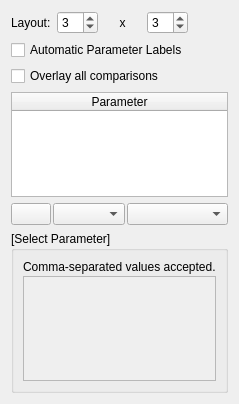
<?xml version="1.0" encoding="UTF-8"?>
<ui version="4.0">
 <class>pqComparativeVisPanel</class>
 <widget class="QWidget" name="pqComparativeVisPanel">
  <property name="geometry">
   <rect>
    <x>0</x>
    <y>0</y>
    <width>237</width>
    <height>404</height>
   </rect>
  </property>
  <property name="windowTitle">
   <string>Form</string>
  </property>
  <layout class="QGridLayout" name="gridLayout_2">
   <item row="0" column="0">
    <widget class="QLabel" name="label">
     <property name="text">
      <string>Layout:</string>
     </property>
    </widget>
   </item>
   <item row="0" column="1">
    <widget class="pqSpinBox" name="layoutX">
     <property name="value">
      <number>3</number>
     </property>
    </widget>
   </item>
   <item row="0" column="2">
    <widget class="QLabel" name="label_2">
     <property name="text">
      <string>x</string>
     </property>
     <property name="alignment">
      <set>Qt::AlignCenter</set>
     </property>
    </widget>
   </item>
   <item row="0" column="3">
    <widget class="pqSpinBox" name="layoutY">
     <property name="value">
      <number>3</number>
     </property>
    </widget>
   </item>
   <item row="0" column="4">
    <spacer name="horizontalSpacer">
     <property name="orientation">
      <enum>Qt::Horizontal</enum>
     </property>
     <property name="sizeHint" stdset="0">
      <size>
       <width>40</width>
       <height>20</height>
      </size>
     </property>
    </spacer>
   </item>
   <item row="1" column="0" colspan="4">
    <widget class="QCheckBox" name="showParameterLabels">
     <property name="text">
      <string>Automatic Parameter Labels</string>
     </property>
    </widget>
   </item>
   <item row="3" column="0" colspan="5">
    <widget class="QTableWidget" name="activeParameters">
     <property name="editTriggers">
      <set>QAbstractItemView::NoEditTriggers</set>
     </property>
     <property name="selectionMode">
      <enum>QAbstractItemView::SingleSelection</enum>
     </property>
     <property name="selectionBehavior">
      <enum>QAbstractItemView::SelectRows</enum>
     </property>
     <property name="cornerButtonEnabled">
      <bool>false</bool>
     </property>
     <property name="rowCount">
      <number>0</number>
     </property>
     <property name="columnCount">
      <number>1</number>
     </property>
     <attribute name="horizontalHeaderDefaultSectionSize">
      <number>17</number>
     </attribute>
     <attribute name="horizontalHeaderHighlightSections">
      <bool>false</bool>
     </attribute>
     <attribute name="horizontalHeaderStretchLastSection">
      <bool>true</bool>
     </attribute>
     <attribute name="verticalHeaderVisible">
      <bool>true</bool>
     </attribute>
     <attribute name="verticalHeaderHighlightSections">
      <bool>false</bool>
     </attribute>
     <attribute name="verticalHeaderVisible">
      <bool>true</bool>
     </attribute>
     <attribute name="horizontalHeaderStretchLastSection">
      <bool>true</bool>
     </attribute>
     <attribute name="horizontalHeaderHighlightSections">
      <bool>false</bool>
     </attribute>
     <attribute name="verticalHeaderHighlightSections">
      <bool>false</bool>
     </attribute>
     <attribute name="horizontalHeaderDefaultSectionSize">
      <number>17</number>
     </attribute>
     <column>
      <property name="text">
       <string>Parameter</string>
      </property>
     </column>
    </widget>
   </item>
   <item row="4" column="0" colspan="5">
    <layout class="QHBoxLayout" name="horizontalLayout_2" stretch="0,0,1">
     <property name="spacing">
      <number>2</number>
     </property>
     <item>
      <widget class="QPushButton" name="addParameter">
       <property name="text">
        <string/>
       </property>
       <property name="icon">
        <iconset resource="../../../Widgets/Resources/QtWidgets.qrc">
         <normaloff>:/QtWidgets/Icons/pqPlus.svg</normaloff>:/QtWidgets/Icons/pqPlus.svg</iconset>
       </property>
      </widget>
     </item>
     <item>
      <widget class="pqAnimatableProxyComboBox" name="proxyCombo">
       <property name="sizeAdjustPolicy">
        <enum>QComboBox::AdjustToContents</enum>
       </property>
      </widget>
     </item>
     <item>
      <widget class="pqAnimatablePropertiesComboBox" name="propertyCombo">
       <property name="sizeAdjustPolicy">
        <enum>QComboBox::AdjustToContents</enum>
       </property>
      </widget>
     </item>
    </layout>
   </item>
   <item row="5" column="0" colspan="5">
    <widget class="pqCollapsedGroup" name="cueGroup">
     <property name="title">
      <string>[Select Parameter]</string>
     </property>
     <layout class="QGridLayout" name="gridLayout">
      <property name="spacing">
       <number>2</number>
      </property>
      <item row="1" column="0" colspan="2">
       <widget class="pqComparativeCueWidget" name="cueWidget">
        <property name="enabled">
         <bool>false</bool>
        </property>
        <property name="selectionMode">
         <enum>QAbstractItemView::ContiguousSelection</enum>
        </property>
        <attribute name="horizontalHeaderStretchLastSection">
         <bool>true</bool>
        </attribute>
        <attribute name="horizontalHeaderStretchLastSection">
         <bool>true</bool>
        </attribute>
       </widget>
      </item>
      <item row="0" column="0" colspan="2">
       <widget class="QLabel" name="multivalueHint">
        <property name="text">
         <string>Comma-separated values accepted.</string>
        </property>
       </widget>
      </item>
     </layout>
    </widget>
   </item>
   <item row="2" column="0" colspan="5">
    <widget class="QCheckBox" name="overlay">
     <property name="text">
      <string>Overlay all comparisons</string>
     </property>
    </widget>
   </item>
  </layout>
 </widget>
 <customwidgets>
  <customwidget>
   <class>pqCollapsedGroup</class>
   <extends>QGroupBox</extends>
   <header>pqCollapsedGroup.h</header>
   <container>1</container>
  </customwidget>
  <customwidget>
   <class>pqAnimatableProxyComboBox</class>
   <extends>QComboBox</extends>
   <header>pqAnimatableProxyComboBox.h</header>
  </customwidget>
  <customwidget>
   <class>pqAnimatablePropertiesComboBox</class>
   <extends>QComboBox</extends>
   <header>pqAnimatablePropertiesComboBox.h</header>
  </customwidget>
  <customwidget>
   <class>pqComparativeCueWidget</class>
   <extends>QTableWidget</extends>
   <header>pqComparativeCueWidget.h</header>
  </customwidget>
  <customwidget>
   <class>pqSpinBox</class>
   <extends>QSpinBox</extends>
   <header>pqSpinBox.h</header>
  </customwidget>
 </customwidgets>
 <resources>
  <include location="../pqComponents.qrc"/>
  <include location="../../../Widgets/Resources/QtWidgets.qrc"/>
 </resources>
 <connections/>
</ui>
